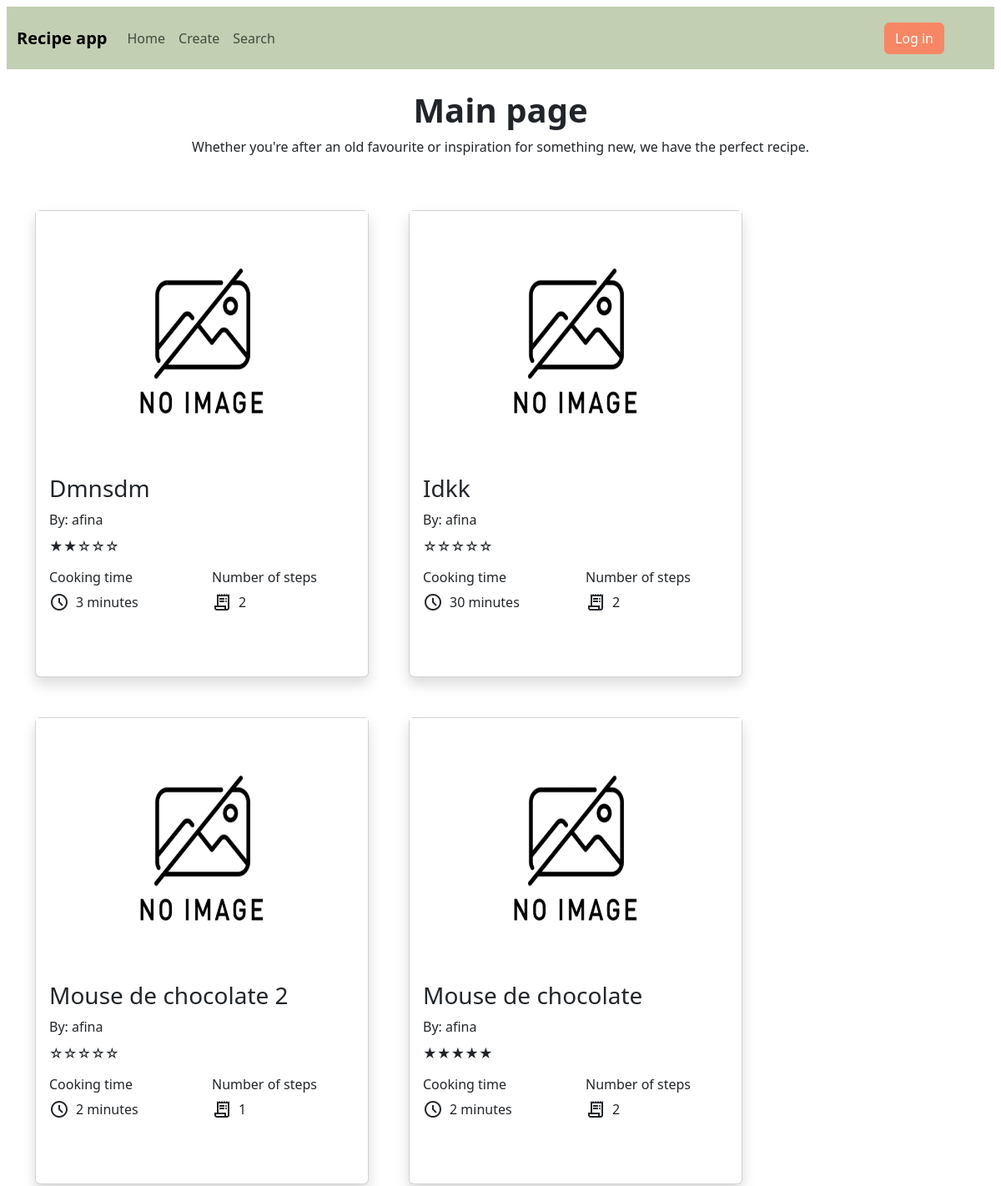
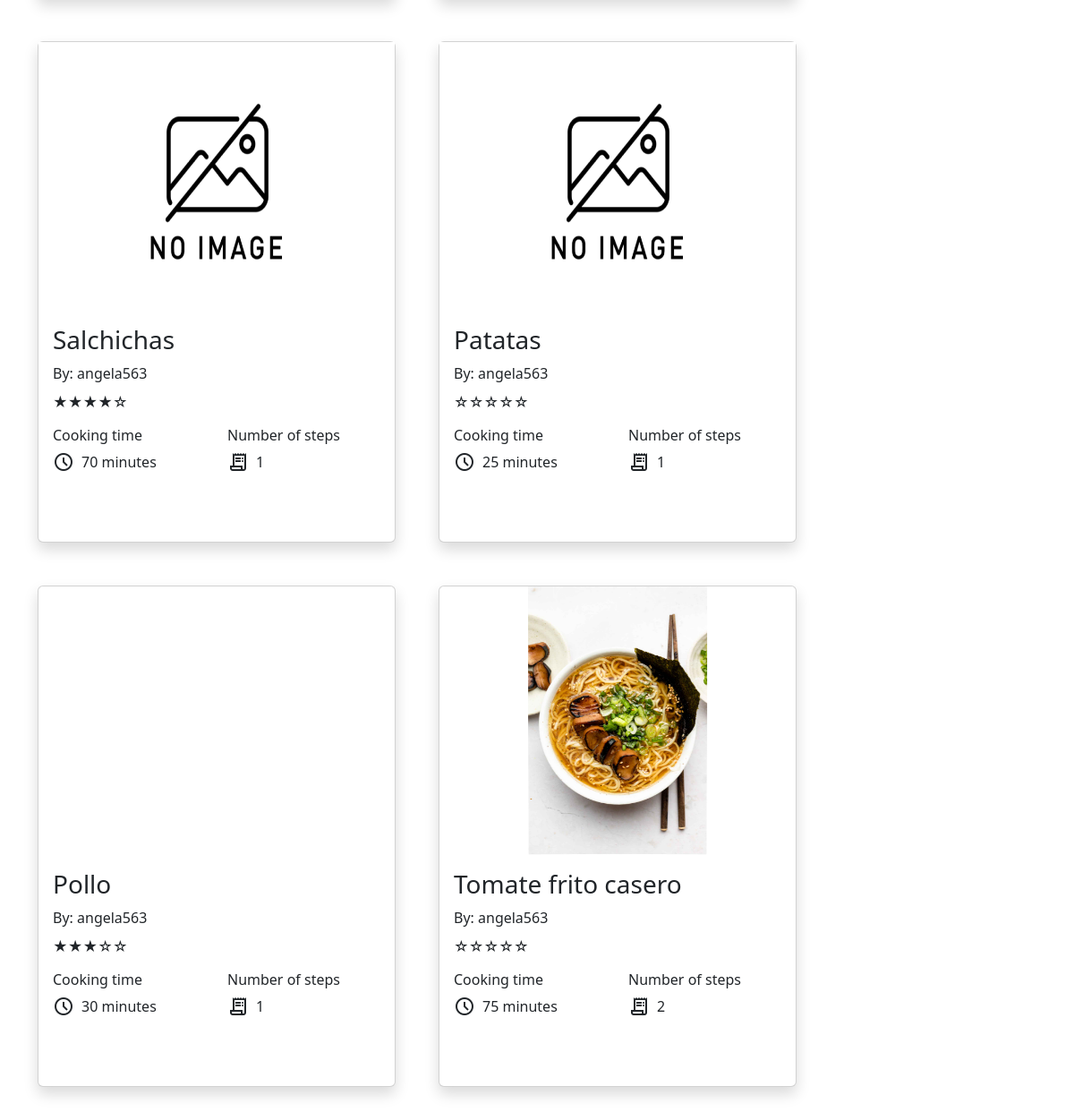
The page / on the database its author committed (2 pictures, top to bottom).
### app/model.py (models this page shows, shortened)
class Recipe(db.Model):
    id = db.Column(db.Integer, primary_key=True)
    title = db.Column(db.String(512))
    user_id = db.Column(db.Integer, db.ForeignKey('user.id', ondelete='CASCADE'))
    user = db.relationship('User', back_populates='recipes')
    description = db.Column(db.Text)
    cooking_time = db.Column(db.Integer)
    steps = db.relationship('Step', back_populates='recipe')
    bookmarks = db.relationship('Bookmark', back_populates='recipe')
    qIngredients = db.relationship('QIngredient', back_populates='recipe')
    photos = db.relationship('Photo', back_populates='recipe')
    ratings = db.relationship('Rating', back_populates = 'recipe')
    drinks = db.relationship('Drink', back_populates = 'recipe')
    def mean_rating(self):
        avg_rating = db.session.query(func.avg(Rating.value)).filter_by(recipe_id=self.id).scalar()
        if avg_rating is None:
            return None
        return round(avg_rating, 2)
    def stars_representation(self):
        mean_rating = self.mean_rating()
        if mean_rating is None:
            mean_rating = 0
        num_full_stars = int(mean_rating)
        num_half_stars = 1 if mean_rating % 1 >= 0.5 else 0
        num_empty_stars = 5 - num_full_stars - num_half_stars
        return "★" * num_full_stars + "½" * num_half_stars + "☆" * num_empty_stars
    def num_steps(self):
        return len(self.steps)

class User(flask_login.UserMixin, db.Model):
    id = db.Column(db.Integer, primary_key=True)
    email = db.Column(db.String(512), unique=True)
    password = db.Column(db.String(512))
    name = db.Column(db.String(512))
    recipes = db.relationship('Recipe', back_populates='user')
    photos = db.relationship('Photo', back_populates='user')
    ratings = db.relationship('Rating', back_populates='user')
    bookmarks = db.relationship('Bookmark', back_populates='user')

class Photo(db.Model):
    id = db.Column(db.Integer, primary_key=True)
    user_id = db.Column(db.Integer, db.ForeignKey('user.id', ondelete='CASCADE'))
    file_extension = db.Column(db.String(8), nullable=False)
    recipe_id = db.Column(db.Integer, db.ForeignKey('recipe.id', ondelete='CASCADE'))
    user = db.relationship('User', back_populates='photos')
    recipe = db.relationship('Recipe', back_populates='photos')

### app/main.py (the view)
@bp.route("/")
def index():
    query = db.select(model.Recipe).order_by(model.Recipe.id.desc())
    recipes = db.session.execute(query).scalars().all()
    return render_template("main/index.html", recipes = recipes)

### app/templates/main/index.html
{% extends 'base.html' %}
{% block content %}
    <section>
        {% include 'main/recipes_template.html' %}
    </section>
{% endblock %}

### app/templates/main/recipe_template.html (shortened to what this page needs)
<div class= 'col'>
    <div class="card shadow rounded" style="width: 25rem; height: 35rem;">
        {% if recipe.photos %}
        <div id="carousel-{{recipe.id}}" class="carousel slide">
            <div class="carousel-inner" style="height: 300px; overflow: hidden;">
                {% for recipe_photo in recipe.photos %}
                    {%if recipe.user == recipe_photo.user%}
                        <div class="carousel-item {% if loop.first %}active{% endif %}">
                            <a href="{{ url_for('main.recipe', recipe_id=recipe.id) }}" style="color: inherit; text-decoration: none;">
                                <img class="img-fluid" src="{{ url_for('static', filename='photos/photo-' ~ recipe_photo.id ~ '.' ~ recipe_photo.file_extension) }}" alt="photo"
                                style="display:block;margin-left:auto; margin-right:auto; height:100%; margin-top: auto; margin-bottom: auto;">
                            </a>
                        </div>
                    {%endif%}
                {% endfor %}
            </div>
            <button class="carousel-control-prev" type="button" data-bs-target="#carousel-{{recipe.id}}" data-bs-slide="prev">
                <span class="carousel-control-prev-icon" aria-hidden="true"></span>
            </button>
            <button class="carousel-control-next" type="button" data-bs-target="#carousel-{{recipe.id}}" data-bs-slide="next">
                <span class="carousel-control-next-icon" aria-hidden="true"></span>
            </button>
        </div>
        {% else %}
        <div id="carousel-{{recipe.id}}" class="carousel slide">
            <div class="carousel-inner" style="height: 300px; overflow: hidden;">
                <div class="carousel-item active">
                    <a href="{{ url_for('main.recipe', recipe_id=recipe.id) }}" style="color: inherit; text-decoration: none;">
                        <img class="img-fluid" src="{{ url_for('static', filename='photos/noimage.png') }}" alt="photo"
                        style="margin-left:auto; margin-right:auto; height:100%; margin-top: auto; margin-bottom: auto;">
                    </a>
                </div>
            </div>
            <button class="carousel-control-prev" type="button" data-bs-target="#carousel-{{recipe.id}}" data-bs-slide="prev">
                <span class="carousel-control-prev-icon" aria-hidden="true"></span>
            </button>
            <button class="carousel-control-next" type="button" data-bs-target="#carousel-{{recipe.id}}" data-bs-slide="next">
                <span class="carousel-control-next-icon" aria-hidden="true"></span>
            </button>
        </div>
        {% endif %}
        <div class = "card-body">
            <h3 class="card-title">
                <a href="{{url_for('main.recipe', recipe_id = recipe.id)}}" style="color: inherit; text-decoration: none;">
                {{ recipe.title }}
                </a>
            </h3>
            <p class="card-title">
                <a href="{{url_for('main.user', user_id = recipe.user.id)}}" style="color: inherit; text-decoration: none;">
                    By: {{recipe.user.name}}
                </a>
            </p>
            <p>{{ recipe.stars_representation() }}</p>
            <div class="row text-start">
                <div class="col">
                    <h6>Cooking time</h6>
                    <p class="d-flex align-items-center justify-content-start">
                        <span class="material-symbols-outlined">
                        </span>
                        <span class="px-2">
                            {{recipe.cooking_time}} minutes
                        </span>
                    </p>
                </div>
                <div class="col">
                    <h6>Number of steps</h6>
                    <p class="d-flex align-items-center justify-content-start">
                        <span class="material-symbols-outlined">
                        </span>
                        <span class="px-2">
                            {{ recipe.num_steps() }}
                        </span>
                    </p>
                </div>
            </div>
        </div>
    </div>
</div>

### app/static/styles/style.css (style rules this page uses)
body { color: black; }

### app/static/styles/style1.css (style rules this page uses)
body { font-family: 'Arial', sans-serif; background-color:#fff; color: #333; margin: 0; }

### app/static/styles/user.css (style rules this page uses)
* { padding:0; margin:0; box-sizing: border-box; }

### app/static/styles/recipe_creation.css (style rules this page uses)
*, *::before, *::after { box-sizing: border-box; }
body { font-family: sans-serif; font-size: 100%; color: #222; background-image: url(app/static/styles/images.jpg); background-repeat: no-repeat; background-size: cover; background-position: center; background-color: #f78764ad; padding: 8; margin: 0; box-sizing: border-box; }
.align-items-center { align-items: center!important; }
.d-flex { display: flex!important; }
label, button { display: block; margin-top: 1em; }

### app/static/styles/recipe_page.css (style rules this page uses)
.material-symbols-outlined { font-variation-settings: 'FILL' 0, 'wght' 400, 'GRAD' 0, 'opsz' 24 }

### app/static/styles/mainpage.css (style rules this page uses)
.card { transition: all 0.3s; }

### rows shown on the page
Recipe: title "Dmnsdm", user.name "afina", stars_representation "★★☆☆☆", cooking_time "3", num_steps "2"
Recipe: title "Idkk", user.name "afina", stars_representation "☆☆☆☆☆", cooking_time "30", num_steps "2"
Recipe: title "Mouse de chocolate 2", user.name "afina", stars_representation "☆☆☆☆☆", cooking_time "2", num_steps "1"
Recipe: title "Mouse de chocolate", user.name "afina", stars_representation "★★★★★", cooking_time "2", num_steps "2"
Recipe: title "Salchichas", user.name "angela563", stars_representation "★★★★☆", cooking_time "70", num_steps "1"
Recipe: title "Patatas", user.name "angela563", stars_representation "☆☆☆☆☆", cooking_time "25", num_steps "1"
Recipe: title "Pollo", user.name "angela563", stars_representation "★★★☆☆", cooking_time "30", num_steps "1"
Recipe: title "Tomate frito casero", user.name "angela563", stars_representation "☆☆☆☆☆", cooking_time "75", num_steps "2"
